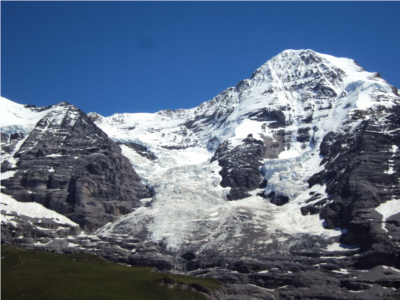
#> input picture Problem2Images/3_1.JPG, 400 x 300 px, found by its file name; its folder holds 6 pictures in this run
$ python main.py
#> lines starting #> are read from the running program, lines starting #| are printed output that depends on the picture
import cv2
import homework2
import numpy as np
import matplotlib.pyplot as plt
from scipy import ndimage, misc

IMGDIR = 'Problem2Images'

img1=cv2.imread(f'{IMGDIR}/3_1.jpg')
#> img1 is the input picture: shape (300, 400, 3); mean B, G, R 131, 108.6, 93
img1_gray = cv2.cvtColor(img1, cv2.COLOR_BGR2GRAY)
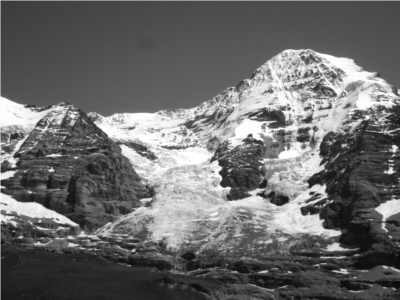
#> img1_gray: shape (300, 400); min 8, max 255, mean 106.5
img2=cv2.imread(f'{IMGDIR}/3_2.jpg')
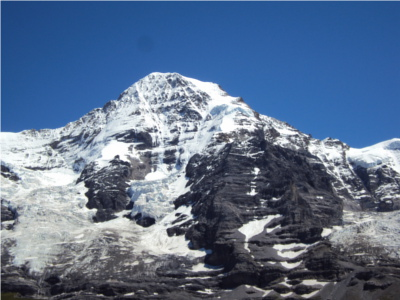
#> input picture Problem2Images/3_2.JPG, 400 x 300 px, found by its file name
#> img2 is the input picture: shape (300, 400, 3); mean B, G, R 142.2, 113.3, 93.1
img2_gray = cv2.cvtColor(img2, cv2.COLOR_BGR2GRAY)
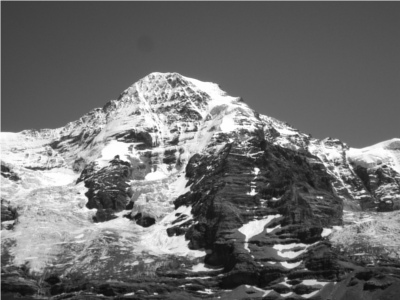
#> img2_gray: shape (300, 400); min 10, max 255, mean 110.5
